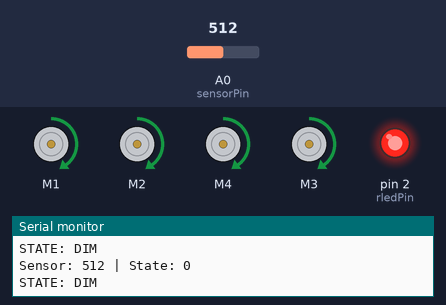
Bench run of a sketch on a simulated Arduino Uno, built with avr-gcc and run on an emulated ATmega328P. Shown: 4 × DC motor (green arrow = forward, orange = backward, longer = faster), output pins drawn as LEDs (lit = HIGH), the last lines printed to the serial monitor. Dashed ring = blinking. The test bench sets the inputs (shaded band); at power-on: A0 (sensorPin) = 512.

Above: at 3.8 s.
3.9 s: A0 (sensorPin) set to 740
7.8 s: A0 (sensorPin) set to 759
At 9.4 s:
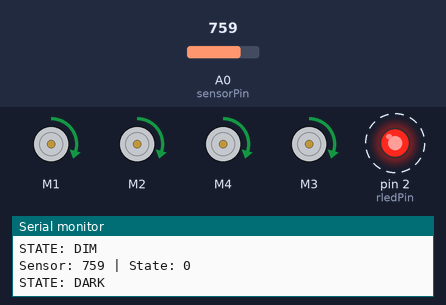
12.0 s: A0 (sensorPin) set to 340
At 12.7 s:
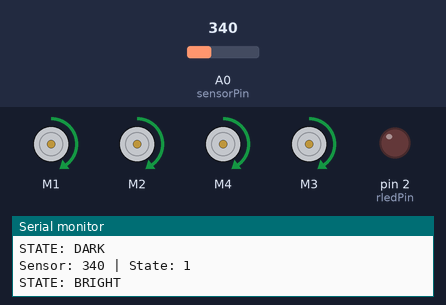
At 14.08 s:
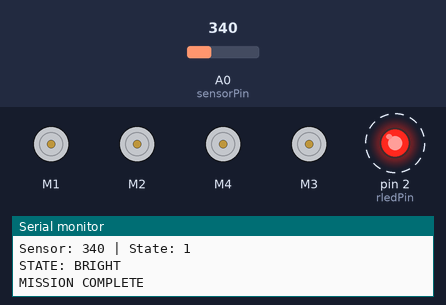
Timing chart, 0 to 21.9 s (numbered marks = the images above; inputs shaded):
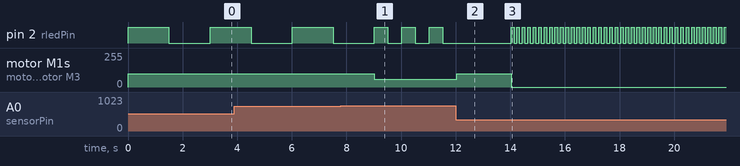

The sketch:

Bravo.ino
```cpp
// ===== BRAVO — DARKNESS DETECTOR (V2X 2025-26) =====
// Mission: Vehicle drives through high-light, dusk, and dark environments.
//   - Dusk: slow blink LED indicator
//   - Dark: fast blink LED + reduce speed
//   - Returns to bright: stop and rapid-blink to signal done
//   Time limit: 1 minute.
//
// Hardware: mecanum-wheel robot, Adafruit Motor Shield + photoresistor on A0
//
// HOW IT WORKS:
//   Sensor reads ambient light: high value = dark (less light → more resistance → higher ADC).
//   DARK_THRESHOLD=750, DIM_THRESHOLD=350.
//   Bright (<350): go at full speed (100).
//   Dim (350-750): same speed but slow-blink LED (1500ms on/off).
//   Dark (>750): slow speed (60) + fast-blink LED (500ms on/off), set runstate=1.
//   After going dark + returning to bright (runstate==1): stop after 2s, rapid-blink = DONE.
//
// NOTE: delay() calls inside dark/dim states block sensor reads for the blink duration.
//   This is acceptable since the car is moving slowly and the blink IS the output.
//   If sensor responsiveness is needed, convert to millis()-based blinking.
//
// NOTE: `go_foward(speed)` here has NO distance parameter — it just sets motors running
//   continuously until the condition changes in the next loop iteration.
//   This differs from Alpha's `go_foward(speed, distance)` timed version.
//   Bravo intentionally runs continuously based on light level.

#include <Wire.h>
#include <Adafruit_MotorShield.h>
#include "utility/Adafruit_MS_PWMServoDriver.h"

Adafruit_MotorShield AFMS = Adafruit_MotorShield();

Adafruit_DCMotor *BLmotor = AFMS.getMotor(1);
Adafruit_DCMotor *BRmotor = AFMS.getMotor(2);
Adafruit_DCMotor *FLmotor = AFMS.getMotor(3);
Adafruit_DCMotor *FRmotor = AFMS.getMotor(4);

// === SENSOR ===
const int sensorPin     = A0;    // photoresistor → analog voltage divider
const int DARK_THRESHOLD = 750;  // raw ADC value above which = dark
const int DIM_THRESHOLD  = 350;  // raw ADC value above which = dim

// === INDICATOR ===
const byte rledPin = 2;

// === STATE ===
byte runstate = 0;  // 0 = haven't entered dark yet, 1 = was in dark (done condition)

void setup() {
  Serial.begin(9600);
  AFMS.begin();
  pinMode(rledPin, OUTPUT);
}

void loop() {
  int sensorReading = analogRead(sensorPin);

  Serial.print("Sensor: ");   Serial.print(sensorReading);
  Serial.print(" | State: "); Serial.println(runstate);

  if (sensorReading > DARK_THRESHOLD) {
    // DARK — slow speed + fast blink
    Serial.println("STATE: DARK");
    go_foward(60);
    digitalWrite(rledPin, HIGH); delay(500);
    digitalWrite(rledPin, LOW);  delay(500);
    runstate = 1;
  }
  else if (sensorReading > DIM_THRESHOLD) {
    // DIM — normal speed + slow blink
    Serial.println("STATE: DIM");
    go_foward(100);
    digitalWrite(rledPin, HIGH); delay(1500);
    digitalWrite(rledPin, LOW);  delay(1500);
  }
  else {
    // BRIGHT
    Serial.println("STATE: BRIGHT");
    if (runstate == 0) {
      // First time through bright — go at full speed, no indicator
      go_foward(100);
      digitalWrite(rledPin, LOW);
    } else {
      // Second time in bright (after being dark) — MISSION COMPLETE
      go_foward(100);
      delay(2000);
      stop_Stop();
      Serial.println("MISSION COMPLETE");
      while (true) {
        digitalWrite(rledPin, HIGH); delay(100);
        digitalWrite(rledPin, LOW);  delay(100);
      }
    }
  }

  delay(5);
}

// ===== MOVEMENT FUNCTIONS (continuous — no auto-stop) =====

void stop_Stop() {
  BLmotor->setSpeed(0); BRmotor->setSpeed(0);
  FRmotor->setSpeed(0); FLmotor->setSpeed(0);
  FLmotor->run(RELEASE); FRmotor->run(RELEASE);
  BLmotor->run(RELEASE); BRmotor->run(RELEASE);
}

void go_foward(int speed) {
  BL_fwd(speed); BR_fwd(speed); FR_fwd(speed); FL_fwd(speed);
}

void go_back(int speed) {
  BL_bck(speed); BR_bck(speed); FR_bck(speed); FL_bck(speed);
}

void FR_fwd(int speed) { FRmotor->run(FORWARD);  FRmotor->setSpeed(speed); }
void FR_bck(int speed) { FRmotor->run(BACKWARD); FRmotor->setSpeed(speed); }
void FL_fwd(int speed) { FLmotor->run(FORWARD);  FLmotor->setSpeed(speed); }
void FL_bck(int speed) { FLmotor->run(BACKWARD); FLmotor->setSpeed(speed); }
void BR_fwd(int speed) { BRmotor->run(FORWARD);  BRmotor->setSpeed(speed); }
void BR_bck(int speed) { BRmotor->run(BACKWARD); BRmotor->setSpeed(speed); }
void BL_fwd(int speed) { BLmotor->run(FORWARD);  BLmotor->setSpeed(speed); }
void BL_bck(int speed) { BLmotor->run(BACKWARD); BLmotor->setSpeed(speed); }
```

Measured:
- the behaviour switches between 750 and 751 on A0 (sensorPin) (found by bisection; images 0 and 1)
- after the input at 7.8 s, motor M1, motor M2, motor M4, motor M3: forward 100/255 → forward 60/255 after 1.2 s
- after the input at 12.0 s, pin 2 (rledPin): alternates HIGH for 0.10 s and LOW for 0.10 s, starting after 2.0 s; motor M1, motor M2, motor M4, motor M3: forward 60/255 → forward 100/255 at once, → stopped 2.0 s later
- by itself, pin 2 (rledPin): alternates HIGH for 0.50 s and LOW for 0.51 s
